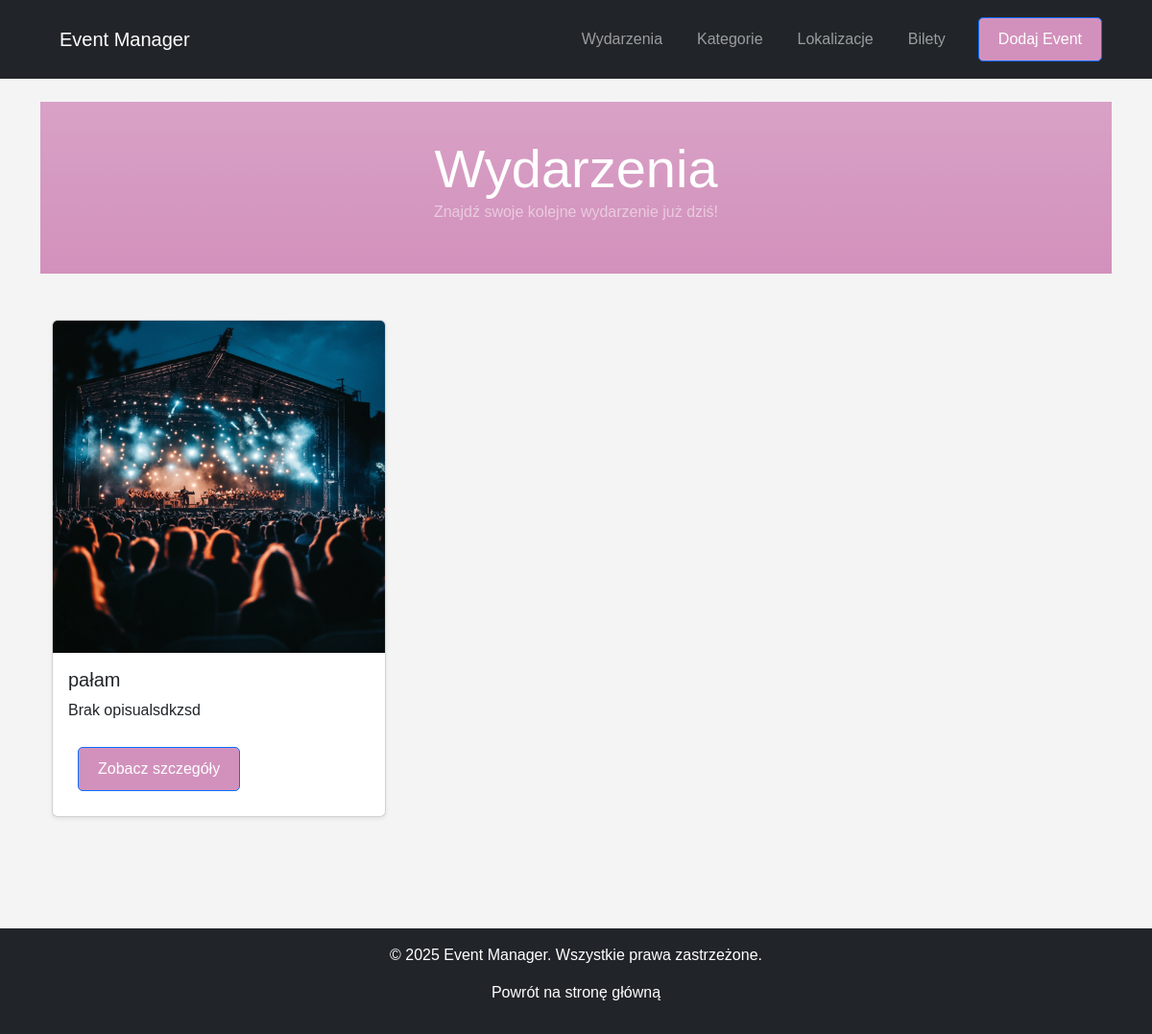
/events/, run on an earlier commit of the app's database.
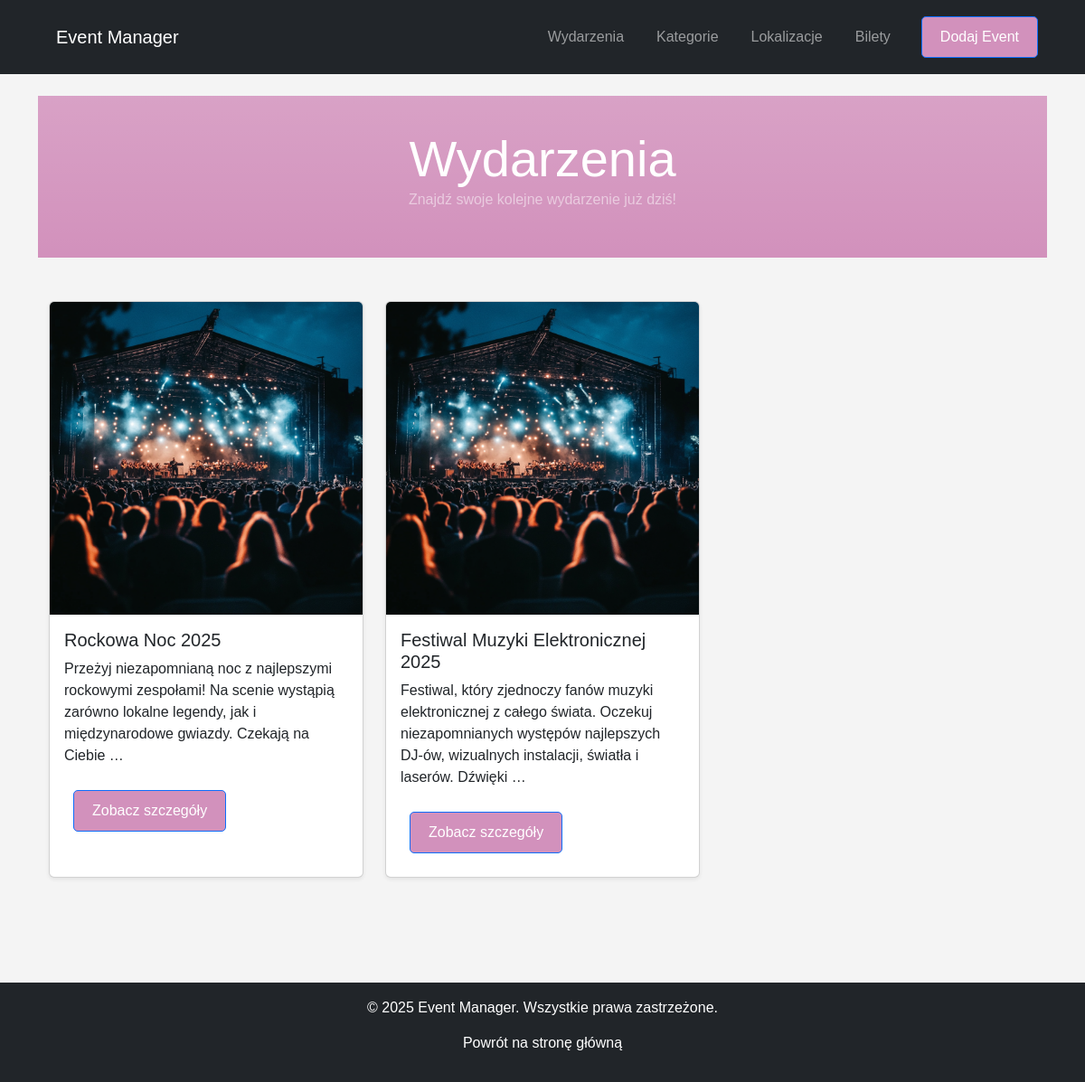
And on a later commit of the database.
### events/models.py (models this page shows, shortened)
class Event(models.Model):
    name = models.CharField(max_length=255)
    description = models.TextField(default='Brak opisu')
    date = models.DateField()
    location = models.ForeignKey(Location, on_delete=models.CASCADE)
    category = models.ForeignKey(Category, on_delete=models.CASCADE)

### events/views.py (the view)
# urls.py: path('', views.event_list, name='event_list'),  # Domyślna strona główna
def event_list(request):
    events = Event.objects.all()  # Pobiera wszystkie wydarzenia z bazy
    return render(request, 'events/event_list.html', {'events': events})

### events/templates/events/event_list.html (shortened to what this page needs)
{% extends 'events/base.html' %}
{% load static %}
{% block content %}
<header class="bg-gradient smaller-header">
    <div class="container py-3 text-center">
        <h1 class="text-white display-4">Wydarzenia</h1>
        <p class="text-white-50">Znajdź swoje kolejne wydarzenie już dziś!</p>
    </div>
</header>
<main class="container my-5">
    <div class="row">
        {% for event in events %}
        <div class="col-md-4 mb-4">
            <div class="card shadow-sm h-100 event-card">
                <img src="{% static 'images/event_placeholder.jpg' %}" class="card-img-top" alt="Wydarzenie">
                <div class="card-body">
                    <h5 class="card-title">{{ event.name }}</h5>
                    <p class="card-text">{{ event.description|truncatewords:20 }}</p>
                    <a href="{% url 'event_detail' event.pk %}" class="btn btn-primary">Zobacz szczegóły</a>
                </div>
            </div>
        </div>
        {% empty %}
        <p class="text-center">Brak wydarzeń do wyświetlenia.</p>
        {% endfor %}
    </div>
</main>
{% endblock %}

What changed in the data, as far as the page shows it:
removed Event: name "pałam", description "Brak opisualsdkzsd"
added Event: name "Rockowa Noc 2025", description "Przeżyj niezapomnianą noc z najlepszymi rockowymi zespołami! Na scenie wystąpią zarówno lokalne legendy, jak i międzynarodowe gwiazdy. Czekają na Ciebie …"
added Event: name "Festiwal Muzyki Elektronicznej 2025", description "Festiwal, który zjednoczy fanów muzyki elektronicznej z całego świata. Oczekuj niezapomnianych występów najlepszych DJ-ów, wizualnych instalacji, światła i laserów. Dźwięki …"
